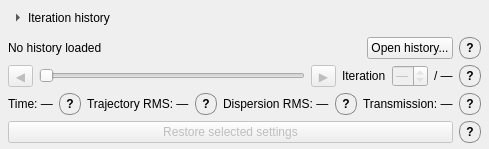
             <widget class="QFrame" name="iteration_history_group">
              <property name="sizePolicy">
               <sizepolicy hsizetype="Expanding" vsizetype="Maximum">
                <horstretch>0</horstretch>
                <verstretch>0</verstretch>
               </sizepolicy>
              </property>
              <property name="styleSheet">
               <string>QFrame#iteration_history_group {
                border: 1px solid palette(mid);
                border-radius: 6px;
}</string>
              </property>
              <layout class="QVBoxLayout" name="iteration_history_container_layout">
               <property name="spacing">
                <number>0</number>
               </property>
               <property name="leftMargin">
                <number>8</number>
               </property>
               <property name="topMargin">
                <number>4</number>
               </property>
               <property name="rightMargin">
                <number>8</number>
               </property>
               <property name="bottomMargin">
                <number>4</number>
               </property>
               <item>
                <widget class="QToolButton" name="history_toggle_button">
                 <property name="text">
                  <string>Iteration history</string>
                 </property>
                 <property name="checkable">
                  <bool>true</bool>
                 </property>
                 <property name="arrowType">
                  <enum>Qt::RightArrow</enum>
                 </property>
                 <property name="toolButtonStyle">
                  <enum>Qt::ToolButtonTextBesideIcon</enum>
                 </property>
                 <property name="sizePolicy">
                  <sizepolicy hsizetype="Expanding" vsizetype="Preferred">
                   <horstretch>0</horstretch>
                   <verstretch>0</verstretch>
                  </sizepolicy>
                 </property>
                 <property name="styleSheet">
                  <string>QToolButton#history_toggle_button {
                border: none;
                text-align: left;
                padding: 4px 0;
}
QToolButton#history_toggle_button:hover {
                background-color: rgba(128, 128, 128, 60);
}</string>
                 </property>
                </widget>
               </item>
               <item>
                <widget class="QWidget" name="history_content">
                 <layout class="QVBoxLayout" name="iteration_history_layout">
                  <property name="spacing">
                   <number>6</number>
                  </property>
                  <property name="leftMargin">
                   <number>0</number>
                  </property>
                  <property name="topMargin">
                   <number>6</number>
                  </property>
                  <property name="rightMargin">
                   <number>0</number>
                  </property>
                  <property name="bottomMargin">
                   <number>2</number>
                  </property>
                  <item>
                   <layout class="QHBoxLayout" name="history_session_layout">
                    <item>
                     <widget class="QLabel" name="history_session_label">
                      <property name="text">
                       <string>No history loaded</string>
                      </property>
                      <property name="sizePolicy">
                       <sizepolicy hsizetype="Expanding" vsizetype="Preferred">
                        <horstretch>0</horstretch>
                        <verstretch>0</verstretch>
                       </sizepolicy>
                      </property>
                     </widget>
                    </item>
                    <item>
                     <widget class="QPushButton" name="history_load_button">
                      <property name="text">
                       <string>Open history...</string>
                      </property>
                     </widget>
                    </item>
                    <item>
                     <widget class="QToolButton" name="history_load_tooltip">
                      <property name="toolTip">
                       <string>&lt;html&gt;&lt;head/&gt;&lt;body&gt;&lt;p&gt;Select a saved BBA session to browse its iterations. Its correction settings and response matrix data are loaded as well.&lt;/p&gt;&lt;p&gt;Consecutive corrections started with START are saved in the &lt;span style=&quot; font-weight:600;&quot;&gt;same session&lt;/span&gt; and numbered continuously. A new session starts after the graphs are cleared.&lt;/p&gt;&lt;/body&gt;&lt;/html&gt;</string>
                      </property>
                      <property name="styleSheet">
                       <string notr="true">QToolButton#history_load_tooltip {
    border: 1px solid #888;
    border-radius: 10px;
    min-width: 20px;
    max-width: 20px;
    min-height: 20px;
    max-height: 20px;
    padding: 0px;
    font-weight: bold;
}
QToolButton#history_load_tooltip:hover {
    background-color: rgba(128, 128, 128, 60);
}</string>
                      </property>
                      <property name="text">
                       <string>?</string>
                      </property>
                     </widget>
                    </item>
                   </layout>
                  </item>
                  <item>
                   <layout class="QHBoxLayout" name="history_navigation_layout">
                    <item>
                     <widget class="QToolButton" name="history_previous_button">
                      <property name="enabled">
                       <bool>false</bool>
                      </property>
                      <property name="text">
                       <string>◀</string>
                      </property>
                     </widget>
                    </item>
                    <item>
                     <widget class="QSlider" name="history_iteration_slider">
                      <property name="enabled">
                       <bool>false</bool>
                      </property>
                      <property name="maximum">
                       <number>0</number>
                      </property>
                      <property name="orientation">
                       <enum>Qt::Horizontal</enum>
                      </property>
                     </widget>
                    </item>
                    <item>
                     <widget class="QToolButton" name="history_next_button">
                      <property name="enabled">
                       <bool>false</bool>
                      </property>
                      <property name="text">
                       <string>▶</string>
                      </property>
                     </widget>
                    </item>
                    <item>
                     <widget class="QLabel" name="history_iteration_label">
                      <property name="text">
                       <string>Iteration</string>
                      </property>
                     </widget>
                    </item>
                    <item>
                     <widget class="QSpinBox" name="history_iteration_spinbox">
                      <property name="enabled">
                       <bool>false</bool>
                      </property>
                      <property name="specialValueText">
                       <string>—</string>
                      </property>
                      <property name="maximum">
                       <number>0</number>
                      </property>
                     </widget>
                    </item>
                    <item>
                     <widget class="QLabel" name="history_iteration_count_label">
                      <property name="text">
                       <string>/ —</string>
                      </property>
                     </widget>
                    </item>
                    <item>
                     <widget class="QToolButton" name="history_iteration_tooltip">
                      <property name="toolTip">
                       <string>&lt;html&gt;&lt;head/&gt;&lt;body&gt;&lt;p&gt;Browse the saved iterations with the arrows, the slider or the number field. Browsing &lt;span style=&quot; font-weight:600;&quot;&gt;does not change&lt;/span&gt; the machine settings.&lt;/p&gt;&lt;p&gt;Iteration 0 is the machine state &lt;span style=&quot; font-weight:600;&quot;&gt;before the first correction step&lt;/span&gt;. Iteration N is the state after N correction steps, and the last one is the state after the last correction.&lt;/p&gt;&lt;/body&gt;&lt;/html&gt;</string>
                      </property>
                      <property name="styleSheet">
                       <string notr="true">QToolButton#history_iteration_tooltip {
    border: 1px solid #888;
    border-radius: 10px;
    min-width: 20px;
    max-width: 20px;
    min-height: 20px;
    max-height: 20px;
    padding: 0px;
    font-weight: bold;
}
QToolButton#history_iteration_tooltip:hover {
    background-color: rgba(128, 128, 128, 60);
}</string>
                      </property>
                      <property name="text">
                       <string>?</string>
                      </property>
                     </widget>
                    </item>
                   </layout>
                  </item>
                  <item>
                   <layout class="QHBoxLayout" name="history_details_layout">
                    <item>
                     <widget class="QLabel" name="history_timestamp_label">
                      <property name="text">
                       <string>Time: —</string>
                      </property>
                     </widget>
                    </item>
                    <item>
                     <widget class="QToolButton" name="history_timestamp_tooltip">
                      <property name="toolTip">
                       <string>&lt;html&gt;&lt;head/&gt;&lt;body&gt;&lt;p&gt;Time when the machine state of the selected iteration was recorded.&lt;/p&gt;&lt;/body&gt;&lt;/html&gt;</string>
                      </property>
                      <property name="styleSheet">
                       <string notr="true">QToolButton#history_timestamp_tooltip {
    border: 1px solid #888;
    border-radius: 10px;
    min-width: 20px;
    max-width: 20px;
    min-height: 20px;
    max-height: 20px;
    padding: 0px;
    font-weight: bold;
}
QToolButton#history_timestamp_tooltip:hover {
    background-color: rgba(128, 128, 128, 60);
}</string>
                      </property>
                      <property name="text">
                       <string>?</string>
                      </property>
                     </widget>
                    </item>
                    <item>
                     <spacer name="history_timestamp_spacer">
                      <property name="orientation">
                       <enum>Qt::Horizontal</enum>
                      </property>
                      <property name="sizeHint" stdset="0">
                       <size>
                        <width>0</width>
                        <height>0</height>
                       </size>
                      </property>
                     </spacer>
                    </item>
                    <item>
                     <widget class="QLabel" name="history_trajectory_label">
                      <property name="text">
                       <string>Trajectory RMS: —</string>
                      </property>
                     </widget>
                    </item>
                    <item>
                     <widget class="QToolButton" name="history_trajectory_tooltip">
                      <property name="toolTip">
                       <string>&lt;html&gt;&lt;head/&gt;&lt;body&gt;&lt;p&gt;RMS difference between the orbit of the selected iteration and the orbit of &lt;span style=&quot; font-weight:600;&quot;&gt;iteration 0&lt;/span&gt;, over all BPMs, horizontal and vertical together.&lt;/p&gt;&lt;p&gt;It shows how far the correction has moved the orbit from the starting orbit, not the absolute orbit. With DFS or WFS it can grow while the beam improves.&lt;/p&gt;&lt;/body&gt;&lt;/html&gt;</string>
                      </property>
                      <property name="styleSheet">
                       <string notr="true">QToolButton#history_trajectory_tooltip {
    border: 1px solid #888;
    border-radius: 10px;
    min-width: 20px;
    max-width: 20px;
    min-height: 20px;
    max-height: 20px;
    padding: 0px;
    font-weight: bold;
}
QToolButton#history_trajectory_tooltip:hover {
    background-color: rgba(128, 128, 128, 60);
}</string>
                      </property>
                      <property name="text">
                       <string>?</string>
                      </property>
                     </widget>
                    </item>
                    <item>
                     <spacer name="history_trajectory_spacer">
                      <property name="orientation">
                       <enum>Qt::Horizontal</enum>
                      </property>
                      <property name="sizeHint" stdset="0">
                       <size>
                        <width>0</width>
                        <height>0</height>
                       </size>
                      </property>
                     </spacer>
                    </item>
                    <item>
                     <widget class="QLabel" name="history_dispersion_label">
                      <property name="text">
                       <string>Dispersion RMS: —</string>
                      </property>
                     </widget>
                    </item>
                    <item>
                     <widget class="QToolButton" name="history_dispersion_tooltip">
                      <property name="toolTip">
                       <string>&lt;html&gt;&lt;head/&gt;&lt;body&gt;&lt;p&gt;RMS of the orbit change caused by the energy change in the selected iteration (orbit at changed energy minus nominal orbit), over all BPMs, horizontal and vertical together.&lt;/p&gt;&lt;p&gt;It is &lt;span style=&quot; font-weight:600;&quot;&gt;not normalised&lt;/span&gt; by the energy change and the target dispersion is not subtracted. Shown only for iterations measured with DFS.&lt;/p&gt;&lt;/body&gt;&lt;/html&gt;</string>
                      </property>
                      <property name="styleSheet">
                       <string notr="true">QToolButton#history_dispersion_tooltip {
    border: 1px solid #888;
    border-radius: 10px;
    min-width: 20px;
    max-width: 20px;
    min-height: 20px;
    max-height: 20px;
    padding: 0px;
    font-weight: bold;
}
QToolButton#history_dispersion_tooltip:hover {
    background-color: rgba(128, 128, 128, 60);
}</string>
                      </property>
                      <property name="text">
                       <string>?</string>
                      </property>
                     </widget>
                    </item>
                    <item>
                     <spacer name="history_dispersion_spacer">
                      <property name="orientation">
                       <enum>Qt::Horizontal</enum>
                      </property>
                      <property name="sizeHint" stdset="0">
                       <size>
                        <width>0</width>
                        <height>0</height>
                       </size>
                      </property>
                     </spacer>
                    </item>
                    <item>
                     <widget class="QLabel" name="history_transmission_label">
                      <property name="text">
                       <string>Transmission: —</string>
                      </property>
                     </widget>
                    </item>
                    <item>
                     <widget class="QToolButton" name="history_transmission_tooltip">
                      <property name="toolTip">
                       <string>&lt;html&gt;&lt;head/&gt;&lt;body&gt;&lt;p&gt;Beam charge on the transmission monitor (ICT) in the selected iteration, relative to &lt;span style=&quot; font-weight:600;&quot;&gt;iteration 0&lt;/span&gt; of this session, in percent.&lt;/p&gt;&lt;/body&gt;&lt;/html&gt;</string>
                      </property>
                      <property name="styleSheet">
                       <string notr="true">QToolButton#history_transmission_tooltip {
    border: 1px solid #888;
    border-radius: 10px;
    min-width: 20px;
    max-width: 20px;
    min-height: 20px;
    max-height: 20px;
    padding: 0px;
    font-weight: bold;
}
QToolButton#history_transmission_tooltip:hover {
    background-color: rgba(128, 128, 128, 60);
}</string>
                      </property>
                      <property name="text">
                       <string>?</string>
                      </property>
                     </widget>
                    </item>
                   </layout>
                  </item>
                  <item>
                   <layout class="QHBoxLayout" name="history_actions_layout">
                    <item>
                     <widget class="QPushButton" name="history_restore_button">
                      <property name="enabled">
                       <bool>false</bool>
                      </property>
                      <property name="text">
                       <string>Restore selected settings</string>
                      </property>
                     </widget>
                    </item>
                    <item>
                     <widget class="QToolButton" name="history_restore_tooltip">
                      <property name="toolTip">
                       <string>&lt;html&gt;&lt;head/&gt;&lt;body&gt;&lt;p&gt;Sets the correctors (quadrupole movers in QM mode) to the values saved in the selected iteration, after you confirm.&lt;/p&gt;&lt;p&gt;To continue the correction from that iteration, click &lt;span style=&quot; font-weight:600;&quot;&gt;START&lt;/span&gt; afterwards.&lt;/p&gt;&lt;/body&gt;&lt;/html&gt;</string>
                      </property>
                      <property name="styleSheet">
                       <string notr="true">QToolButton#history_restore_tooltip {
    border: 1px solid #888;
    border-radius: 10px;
    min-width: 20px;
    max-width: 20px;
    min-height: 20px;
    max-height: 20px;
    padding: 0px;
    font-weight: bold;
}
QToolButton#history_restore_tooltip:hover {
    background-color: rgba(128, 128, 128, 60);
}</string>
                      </property>
                      <property name="text">
                       <string>?</string>
                      </property>
                     </widget>
                    </item>
                   </layout>
                  </item>
                 </layout>
                </widget>
               </item>
              </layout>
             </widget>
